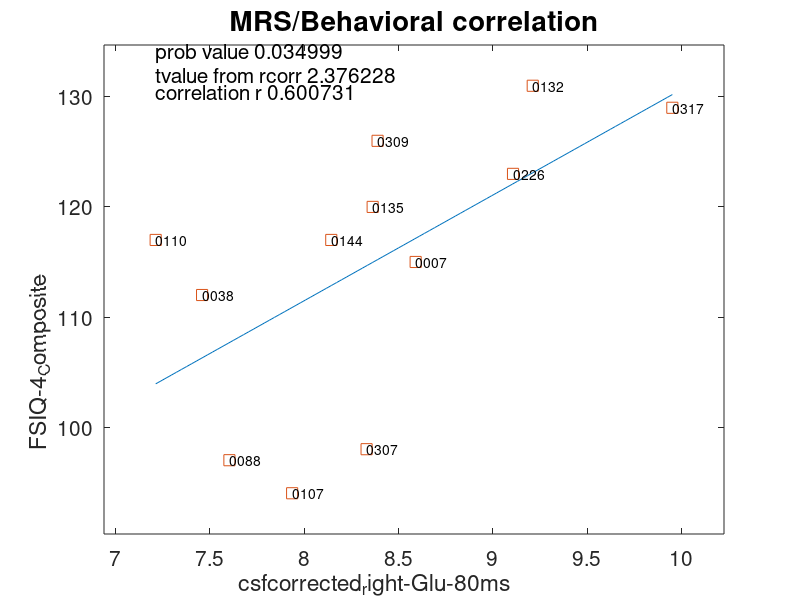

MATLAB code for this plot:
h = figure ;
load output_correlation.txt
load output_correlation_stats.txt
xdata = output_correlation(:,1); 
ydata = output_correlation(:,2); 
tvalue = output_correlation_stats(1,1); 
probvalue = output_correlation_stats(2,1); 
order = 1; 
p = polyfit (xdata, ydata, order); 
x = linspace (min(xdata), max(xdata), 101); 
y = polyval (p, x); 
plot (x, y, '-', xdata, ydata, 's', "markersize", 8); 
xlabel(' csfcorrected_right-Glu-80ms              ','fontsize',20); 
ylabel(' FSIQ-4_Composite                         ','fontsize',20); 
maxy=max(ydata); 
miny=min(ydata); 
pos1y=miny- ((maxy-miny)*0.1); 
pos2y=maxy+ ((maxy-miny)*0.1); 
maxx=max(xdata); 
minx=min(xdata); 
pos1x=minx- ((maxx-minx)*0.1); 
pos2x=maxx+ ((maxx-minx)*0.1); 
set(gca,'fontsize',15); 
axis([pos1x, pos2x, pos1y,pos2y]); 
title ('MRS/Behavioral correlation', 'fontsize',20);  
rcorr=corr (xdata, ydata); 
rcorr 
str=sprintf("correlation r %f ",rcorr);  
posx_stats=pos1x+((maxx-minx)*0.1); 
posy_stats1=maxy-((maxx-minx)*0.1); 
posy_stats1=maxy-((maxx-minx)*0.15); 
posy_stats1=maxy-((maxx-minx)*0.2); 
text(posx_stats,posy_stats1,str,'fontsize',15); 
str=sprintf("tvalue from rcorr %f ",tvalue);  
text(posx_stats,132,str,'fontsize',15); 
str=sprintf("prob value %f ",probvalue);  
text(posx_stats,134,str,'fontsize',15); 
for it = 1:12  
str=sprintf("%04d ",output_correlation(it,3));  
text(output_correlation(it,1),output_correlation(it,2),str,'fontsize',10); 
end;  
print -djpg 'mrsbehav.jpg' ; 
pause; 
